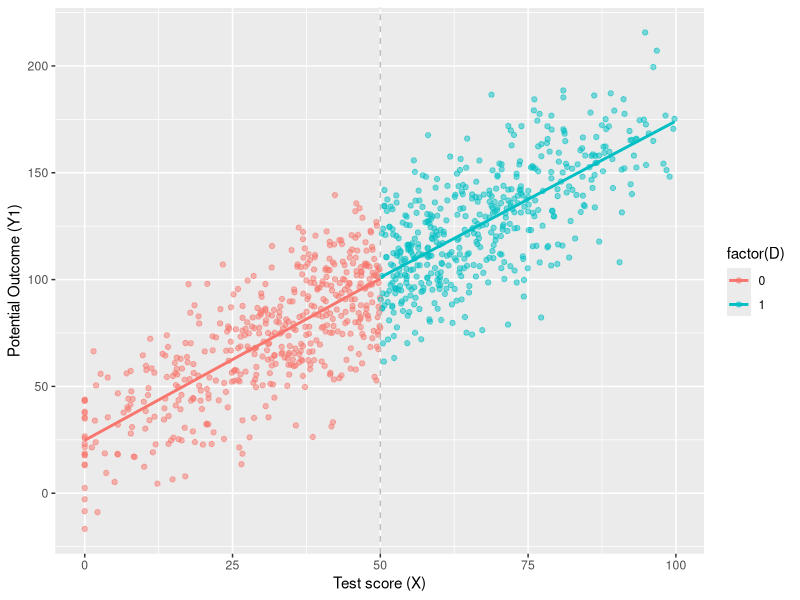
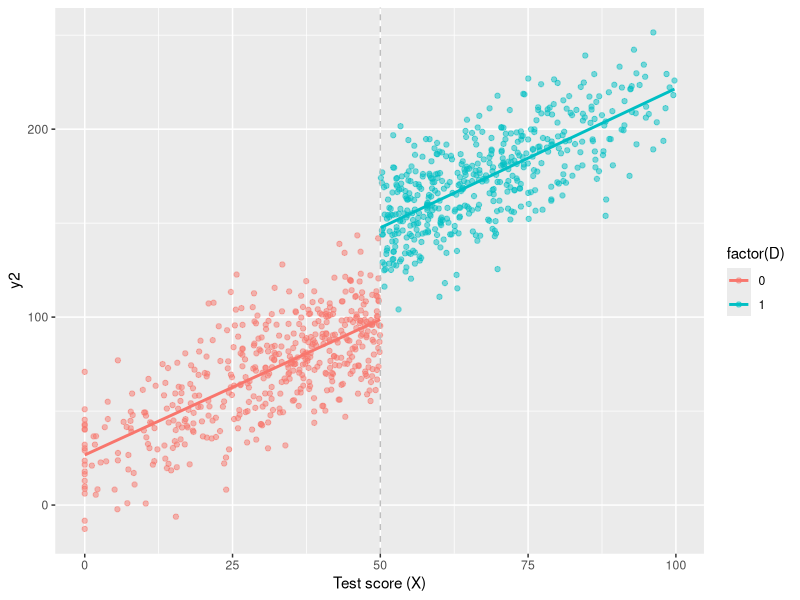

Write R code to recreate these figures, in order.
library(dplyr)
library(ggplot2)

# simulate the data
dat <- tibble(
  x = rnorm(1000, 50, 25)
) %>%
  mutate(
    x = if_else(x < 0, 0, x)
  ) %>%
  filter(x < 100)

# cutoff at x = 50
dat <- dat %>% 
  mutate(
    D  = if_else(x > 50, 1, 0),
    y1 = 25 + 0 * D + 1.5 * x + rnorm(n(), 0, 20)
  )

ggplot(aes(x, y1, colour = factor(D)), data = dat) +
  geom_point(alpha = 0.5) +
  geom_vline(xintercept = 50, colour = "grey", linetype = 2)+
  stat_smooth(method = "lm", se = F) +
  labs(x = "Test score (X)", y = "Potential Outcome (Y1)")

Sys.sleep(2)

## Now lets simulate an Effect on y2:

Sys.sleep(2)

# cutoff at x = 50
dat2 <- dat %>% 
  mutate(
    D  = if_else(x > 50, 1, 0),
    y2 = 25 + 45 * D + 1.5 * x + rnorm(n(), 0, 20)
  )

ggplot(aes(x, y2, colour = factor(D)), data = dat2) +
  geom_point(alpha = 0.5) +
  geom_vline(xintercept = 50, colour = "grey", linetype = 2)+
  stat_smooth(method = "lm", se = F) +
  labs(x = "Test score (X)", y2 = "Potential Outcome (Y1)")

# now you can proceed to estimate the effect.

# Calculate the average Y for treated and control groups (for ATE)
treated_mean_y2 <- mean(dat2$y2[dat2$D == 1])
control_mean_y1 <- mean(dat2$y1[dat2$x > 50])  

# Calculate treatment effect (ATE)
treatment_effect <- treated_mean_y2 - control_mean_y1

treatment_effect
